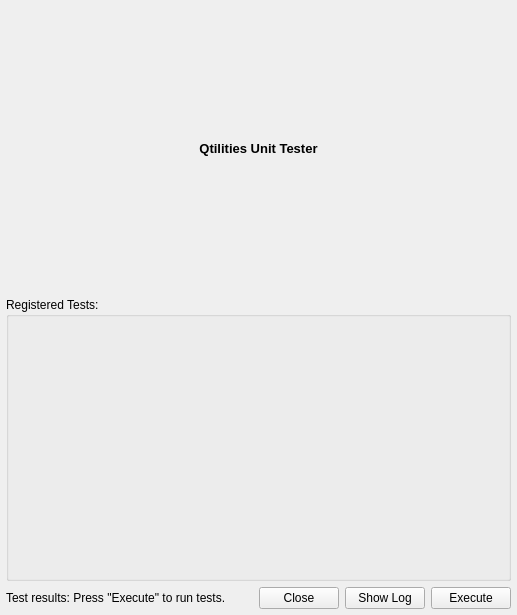
<?xml version="1.0" encoding="UTF-8"?>
<ui version="4.0">
 <class>TestFrontend</class>
 <widget class="QWidget" name="TestFrontend">
  <property name="geometry">
   <rect>
    <x>0</x>
    <y>0</y>
    <width>517</width>
    <height>615</height>
   </rect>
  </property>
  <property name="windowTitle">
   <string>Form</string>
  </property>
  <layout class="QGridLayout" name="gridLayout">
   <property name="margin">
    <number>6</number>
   </property>
   <item row="0" column="0" colspan="6">
    <widget class="QLabel" name="label">
     <property name="font">
      <font>
       <pointsize>10</pointsize>
       <weight>75</weight>
       <bold>true</bold>
      </font>
     </property>
     <property name="text">
      <string>Qtilities Unit Tester</string>
     </property>
     <property name="alignment">
      <set>Qt::AlignCenter</set>
     </property>
    </widget>
   </item>
   <item row="1" column="0" colspan="6">
    <widget class="QGroupBox" name="groupBox">
     <property name="title">
      <string>Registered Tests:</string>
     </property>
     <layout class="QVBoxLayout" name="verticalLayout">
      <item>
       <widget class="QWidget" name="widgetTestListHolder" native="true"/>
      </item>
     </layout>
    </widget>
   </item>
   <item row="2" column="0">
    <widget class="QLabel" name="txtResults">
     <property name="text">
      <string>Test results: Press &quot;Execute&quot; to run tests.</string>
     </property>
    </widget>
   </item>
   <item row="2" column="1" colspan="2">
    <spacer name="horizontalSpacer">
     <property name="orientation">
      <enum>Qt::Horizontal</enum>
     </property>
     <property name="sizeHint" stdset="0">
      <size>
       <width>301</width>
       <height>20</height>
      </size>
     </property>
    </spacer>
   </item>
   <item row="2" column="5">
    <widget class="QPushButton" name="btnExecute">
     <property name="text">
      <string>Execute</string>
     </property>
    </widget>
   </item>
   <item row="2" column="4">
    <widget class="QPushButton" name="btnShowLog">
     <property name="text">
      <string>Show Log</string>
     </property>
    </widget>
   </item>
   <item row="2" column="3">
    <widget class="QPushButton" name="btnClose">
     <property name="text">
      <string>Close</string>
     </property>
    </widget>
   </item>
  </layout>
 </widget>
 <resources/>
 <connections>
  <connection>
   <sender>btnClose</sender>
   <signal>clicked()</signal>
   <receiver>TestFrontend</receiver>
   <slot>close()</slot>
   <hints>
    <hint type="sourcelabel">
     <x>356</x>
     <y>390</y>
    </hint>
    <hint type="destinationlabel">
     <x>218</x>
     <y>404</y>
    </hint>
   </hints>
  </connection>
 </connections>
</ui>
